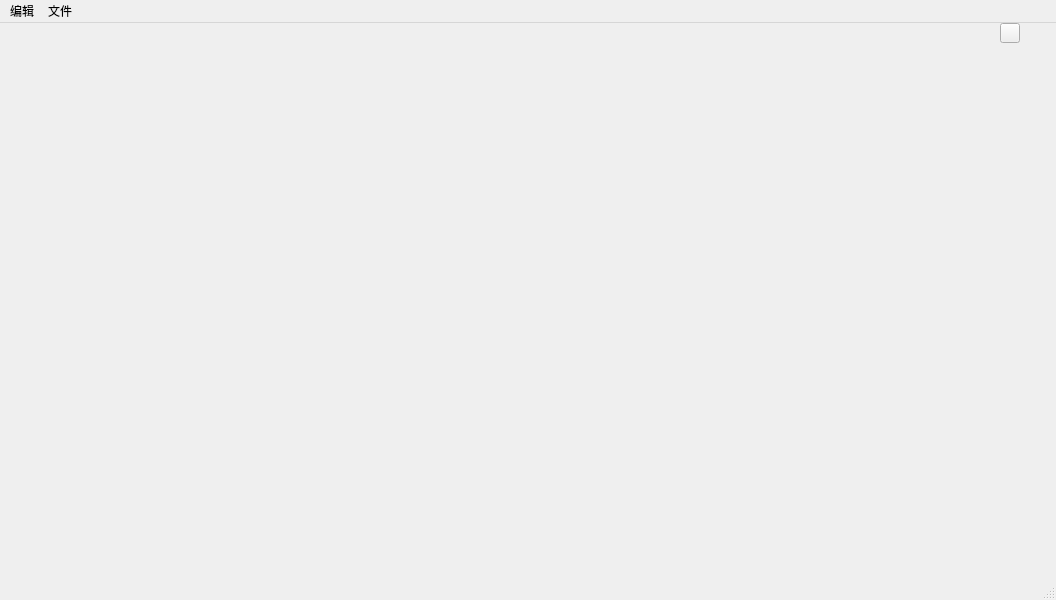
<?xml version="1.0" encoding="UTF-8"?>
<ui version="4.0">
 <class>VGRibbonWindow</class>
 <widget class="QMainWindow" name="VGRibbonWindow">
  <property name="geometry">
   <rect>
    <x>0</x>
    <y>0</y>
    <width>1056</width>
    <height>600</height>
   </rect>
  </property>
  <property name="windowTitle">
   <string/>
  </property>
  <property name="styleSheet">
   <string notr="true"/>
  </property>
  <widget class="QWidget" name="centralwidget">
   <widget class="QPushButton" name="pushButton">
    <property name="geometry">
     <rect>
      <x>1000</x>
      <y>0</y>
      <width>20</width>
      <height>20</height>
     </rect>
    </property>
    <property name="font">
     <font>
      <pointsize>13</pointsize>
      <weight>75</weight>
      <bold>true</bold>
     </font>
    </property>
    <property name="text">
     <string/>
    </property>
   </widget>
  </widget>
  <widget class="QStatusBar" name="statusbar"/>
  <widget class="QMenuBar" name="menubar">
   <property name="geometry">
    <rect>
     <x>0</x>
     <y>0</y>
     <width>1056</width>
     <height>17</height>
    </rect>
   </property>
   <property name="minimumSize">
    <size>
     <width>0</width>
     <height>0</height>
    </size>
   </property>
   <property name="maximumSize">
    <size>
     <width>16777215</width>
     <height>16777215</height>
    </size>
   </property>
   <widget class="QMenu" name="menu">
    <property name="title">
     <string>文件</string>
    </property>
    <addaction name="actionOpen"/>
    <addaction name="separator"/>
    <addaction name="actionNew"/>
    <addaction name="actionSave"/>
    <addaction name="separator"/>
    <addaction name="actionQuit"/>
   </widget>
   <widget class="QMenu" name="menu_2">
    <property name="title">
     <string>编辑</string>
    </property>
    <addaction name="separator"/>
    <addaction name="separator"/>
    <addaction name="actionxiet"/>
    <addaction name="actionrenwud"/>
    <addaction name="separator"/>
   </widget>
   <addaction name="menu_2"/>
   <addaction name="menu"/>
  </widget>
  <action name="actionSave">
   <property name="icon">
    <iconset resource="VGRibbonWindow.qrc">
     <normaloff>:/Resources/icon/save.png</normaloff>:/Resources/icon/save.png</iconset>
   </property>
   <property name="text">
    <string>保存</string>
   </property>
   <property name="toolTip">
    <string>保存</string>
   </property>
   <property name="shortcut">
    <string>Ctrl+S</string>
   </property>
  </action>
  <action name="actionQuit">
   <property name="icon">
    <iconset resource="VGRibbonWindow.qrc">
     <normaloff>:/Resources/icon/remove.png</normaloff>:/Resources/icon/remove.png</iconset>
   </property>
   <property name="text">
    <string>退出</string>
   </property>
   <property name="shortcut">
    <string>Ctrl+Q</string>
   </property>
  </action>
  <action name="actionCancel">
   <property name="icon">
    <iconset resource="VGRibbonWindow.qrc">
     <normaloff>:/Resources/icon/reply.png</normaloff>:/Resources/icon/reply.png</iconset>
   </property>
   <property name="text">
    <string>撤销</string>
   </property>
  </action>
  <action name="action_Qt">
   <property name="icon">
    <iconset>
     <normaloff>:/Resources/icon/question.png</normaloff>:/Resources/icon/question.png</iconset>
   </property>
   <property name="text">
    <string>关于Qt</string>
   </property>
  </action>
  <action name="actionAboutApp">
   <property name="icon">
    <iconset>
     <normaloff>:/Resources/icon/question.png</normaloff>:/Resources/icon/question.png</iconset>
   </property>
   <property name="text">
    <string>关于</string>
   </property>
   <property name="iconText">
    <string>关于软件</string>
   </property>
   <property name="toolTip">
    <string>关于软件</string>
   </property>
  </action>
  <action name="actionCopy">
   <property name="icon">
    <iconset resource="VGRibbonWindow.qrc">
     <normaloff>:/Resources/icon/paste.png</normaloff>:/Resources/icon/paste.png</iconset>
   </property>
   <property name="text">
    <string>复制</string>
   </property>
   <property name="shortcut">
    <string>Ctrl+C</string>
   </property>
  </action>
  <action name="actionPaste">
   <property name="icon">
    <iconset resource="VGRibbonWindow.qrc">
     <normaloff>:/Resources/icon/paste.png</normaloff>:/Resources/icon/paste.png</iconset>
   </property>
   <property name="text">
    <string>粘贴</string>
   </property>
   <property name="toolTip">
    <string>粘贴</string>
   </property>
   <property name="shortcut">
    <string>Ctrl+V</string>
   </property>
  </action>
  <action name="actionDelete">
   <property name="icon">
    <iconset resource="VGRibbonWindow.qrc">
     <normaloff>:/Resources/icon/remove.png</normaloff>:/Resources/icon/remove.png</iconset>
   </property>
   <property name="text">
    <string>删除</string>
   </property>
   <property name="toolTip">
    <string>删除</string>
   </property>
   <property name="shortcut">
    <string>Ctrl+V</string>
   </property>
  </action>
  <action name="actionClip">
   <property name="icon">
    <iconset resource="VGRibbonWindow.qrc">
     <normaloff>:/Resources/icon/cut.png</normaloff>:/Resources/icon/cut.png</iconset>
   </property>
   <property name="text">
    <string>剪切</string>
   </property>
   <property name="toolTip">
    <string>剪切</string>
   </property>
   <property name="shortcut">
    <string>Ctrl+X</string>
   </property>
  </action>
  <action name="actionNew">
   <property name="icon">
    <iconset resource="VGRibbonWindow.qrc">
     <normaloff>:/Resources/icon/file-text-o.png</normaloff>:/Resources/icon/file-text-o.png</iconset>
   </property>
   <property name="text">
    <string>新建</string>
   </property>
   <property name="toolTip">
    <string>新建</string>
   </property>
  </action>
  <action name="actionForward">
   <property name="icon">
    <iconset resource="VGRibbonWindow.qrc">
     <normaloff>:/Resources/icon/reply.png</normaloff>:/Resources/icon/reply.png</iconset>
   </property>
   <property name="text">
    <string>后退</string>
   </property>
   <property name="toolTip">
    <string>后退</string>
   </property>
  </action>
  <action name="actionNoIcon">
   <property name="text">
    <string>无图标</string>
   </property>
  </action>
  <action name="actionnew1">
   <property name="icon">
    <iconset resource="../QRibbon/QRibbon.qrc">
     <normaloff>:/White/checkBoxChecked</normaloff>:/White/checkBoxChecked</iconset>
   </property>
   <property name="text">
    <string>协同计算</string>
   </property>
  </action>
  <action name="actionOpen">
   <property name="icon">
    <iconset resource="VGRibbonWindow.qrc">
     <normaloff>:/Resources/icon/folder-open.png</normaloff>:/Resources/icon/folder-open.png</iconset>
   </property>
   <property name="text">
    <string>打开</string>
   </property>
  </action>
  <action name="actionNormal">
   <property name="checkable">
    <bool>true</bool>
   </property>
   <property name="checked">
    <bool>true</bool>
   </property>
   <property name="icon">
    <iconset resource="VGRibbonWindow.qrc">
     <normaloff>:/Resources/icon/rotate-right.png</normaloff>:/Resources/icon/rotate-right.png</iconset>
   </property>
   <property name="text">
    <string>默认大小</string>
   </property>
  </action>
  <action name="actionFullScreen">
   <property name="checkable">
    <bool>true</bool>
   </property>
   <property name="icon">
    <iconset resource="VGRibbonWindow.qrc">
     <normaloff>:/Resources/icon/fullscreen.png</normaloff>:/Resources/icon/fullscreen.png</iconset>
   </property>
   <property name="text">
    <string>全屏</string>
   </property>
   <property name="shortcut">
    <string>Ctrl+F</string>
   </property>
  </action>
  <action name="actionnew">
   <property name="icon">
    <iconset resource="../QRibbon/QRibbon.qrc">
     <normaloff>:/White/checkBoxChecked</normaloff>:/White/checkBoxChecked</iconset>
   </property>
   <property name="text">
    <string>任务调度</string>
   </property>
  </action>
  <action name="actionxiet">
   <property name="icon">
    <iconset resource="../QRibbon/QRibbon.qrc">
     <normaloff>:/Resource/icon/radiobutton_checked_disable.png</normaloff>:/Resource/icon/radiobutton_checked_disable.png</iconset>
   </property>
   <property name="text">
    <string>任务调度</string>
   </property>
  </action>
  <action name="actionrenwud">
   <property name="icon">
    <iconset resource="../QRibbon/QRibbon.qrc">
     <normaloff>:/White/radioButtonChecked</normaloff>:/White/radioButtonChecked</iconset>
   </property>
   <property name="text">
    <string>协同计算</string>
   </property>
  </action>
 </widget>
 <resources>
  <include location="VGRibbonWindow.qrc"/>
  <include location="../QRibbon/QRibbon.qrc"/>
 </resources>
 <connections>
  <connection>
   <sender>actionQuit</sender>
   <signal>triggered()</signal>
   <receiver>VGRibbonWindow</receiver>
   <slot>close()</slot>
   <hints>
    <hint type="sourcelabel">
     <x>-1</x>
     <y>-1</y>
    </hint>
    <hint type="destinationlabel">
     <x>511</x>
     <y>367</y>
    </hint>
   </hints>
  </connection>
 </connections>
</ui>
